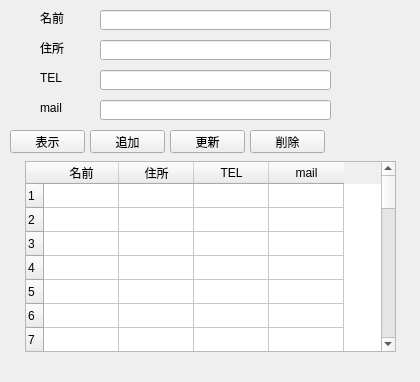
<?xml version="1.0" encoding="UTF-8"?>
<ui version="4.0">
 <class>Form</class>
 <widget class="QWidget" name="Form">
  <property name="geometry">
   <rect>
    <x>0</x>
    <y>0</y>
    <width>420</width>
    <height>382</height>
   </rect>
  </property>
  <property name="windowTitle">
   <string>Form</string>
  </property>
  <widget class="QPushButton" name="pushButton">
   <property name="geometry">
    <rect>
     <x>10</x>
     <y>130</y>
     <width>75</width>
     <height>23</height>
    </rect>
   </property>
   <property name="text">
    <string>表示</string>
   </property>
  </widget>
  <widget class="QPushButton" name="pushButton_2">
   <property name="geometry">
    <rect>
     <x>90</x>
     <y>130</y>
     <width>75</width>
     <height>23</height>
    </rect>
   </property>
   <property name="text">
    <string>追加</string>
   </property>
  </widget>
  <widget class="QPushButton" name="pushButton_3">
   <property name="geometry">
    <rect>
     <x>170</x>
     <y>130</y>
     <width>75</width>
     <height>23</height>
    </rect>
   </property>
   <property name="text">
    <string>更新</string>
   </property>
  </widget>
  <widget class="QPushButton" name="pushButton_4">
   <property name="geometry">
    <rect>
     <x>250</x>
     <y>130</y>
     <width>75</width>
     <height>23</height>
    </rect>
   </property>
   <property name="text">
    <string>削除</string>
   </property>
  </widget>
  <widget class="QLabel" name="label">
   <property name="geometry">
    <rect>
     <x>40</x>
     <y>40</y>
     <width>31</width>
     <height>16</height>
    </rect>
   </property>
   <property name="text">
    <string>住所</string>
   </property>
  </widget>
  <widget class="QLabel" name="label_2">
   <property name="geometry">
    <rect>
     <x>40</x>
     <y>10</y>
     <width>31</width>
     <height>16</height>
    </rect>
   </property>
   <property name="text">
    <string>名前</string>
   </property>
  </widget>
  <widget class="QLabel" name="label_3">
   <property name="geometry">
    <rect>
     <x>40</x>
     <y>100</y>
     <width>31</width>
     <height>16</height>
    </rect>
   </property>
   <property name="text">
    <string>mail</string>
   </property>
  </widget>
  <widget class="QLabel" name="label_4">
   <property name="geometry">
    <rect>
     <x>40</x>
     <y>70</y>
     <width>31</width>
     <height>16</height>
    </rect>
   </property>
   <property name="text">
    <string>TEL</string>
   </property>
  </widget>
  <widget class="QTableWidget" name="tableWidget">
   <property name="geometry">
    <rect>
     <x>25</x>
     <y>161</y>
     <width>371</width>
     <height>191</height>
    </rect>
   </property>
   <property name="cursor" stdset="0">
    <cursorShape>ArrowCursor</cursorShape>
   </property>
   <property name="frameShadow">
    <enum>QFrame::Plain</enum>
   </property>
   <property name="midLineWidth">
    <number>0</number>
   </property>
   <property name="rowCount">
    <number>30</number>
   </property>
   <property name="columnCount">
    <number>4</number>
   </property>
   <attribute name="horizontalHeaderMinimumSectionSize">
    <number>23</number>
   </attribute>
   <attribute name="horizontalHeaderDefaultSectionSize">
    <number>75</number>
   </attribute>
   <attribute name="horizontalHeaderHighlightSections">
    <bool>true</bool>
   </attribute>
   <attribute name="verticalHeaderMinimumSectionSize">
    <number>24</number>
   </attribute>
   <attribute name="verticalHeaderDefaultSectionSize">
    <number>24</number>
   </attribute>
   <row/>
   <row/>
   <row/>
   <row/>
   <row/>
   <row/>
   <row/>
   <row/>
   <row/>
   <row/>
   <row/>
   <row/>
   <row/>
   <row/>
   <row/>
   <row/>
   <row/>
   <row/>
   <row/>
   <row/>
   <row/>
   <row/>
   <row/>
   <row/>
   <row/>
   <row/>
   <row/>
   <row/>
   <row/>
   <row/>
   <column>
    <property name="text">
     <string>名前</string>
    </property>
   </column>
   <column>
    <property name="text">
     <string>住所</string>
    </property>
   </column>
   <column>
    <property name="text">
     <string>TEL</string>
    </property>
   </column>
   <column>
    <property name="text">
     <string>mail</string>
    </property>
   </column>
  </widget>
  <widget class="QLineEdit" name="lineEdit">
   <property name="geometry">
    <rect>
     <x>100</x>
     <y>10</y>
     <width>231</width>
     <height>20</height>
    </rect>
   </property>
  </widget>
  <widget class="QLineEdit" name="lineEdit_2">
   <property name="geometry">
    <rect>
     <x>100</x>
     <y>70</y>
     <width>231</width>
     <height>20</height>
    </rect>
   </property>
  </widget>
  <widget class="QLineEdit" name="lineEdit_3">
   <property name="geometry">
    <rect>
     <x>100</x>
     <y>40</y>
     <width>231</width>
     <height>20</height>
    </rect>
   </property>
  </widget>
  <widget class="QLineEdit" name="lineEdit_5">
   <property name="geometry">
    <rect>
     <x>100</x>
     <y>100</y>
     <width>231</width>
     <height>20</height>
    </rect>
   </property>
  </widget>
 </widget>
 <resources/>
 <connections/>
</ui>
